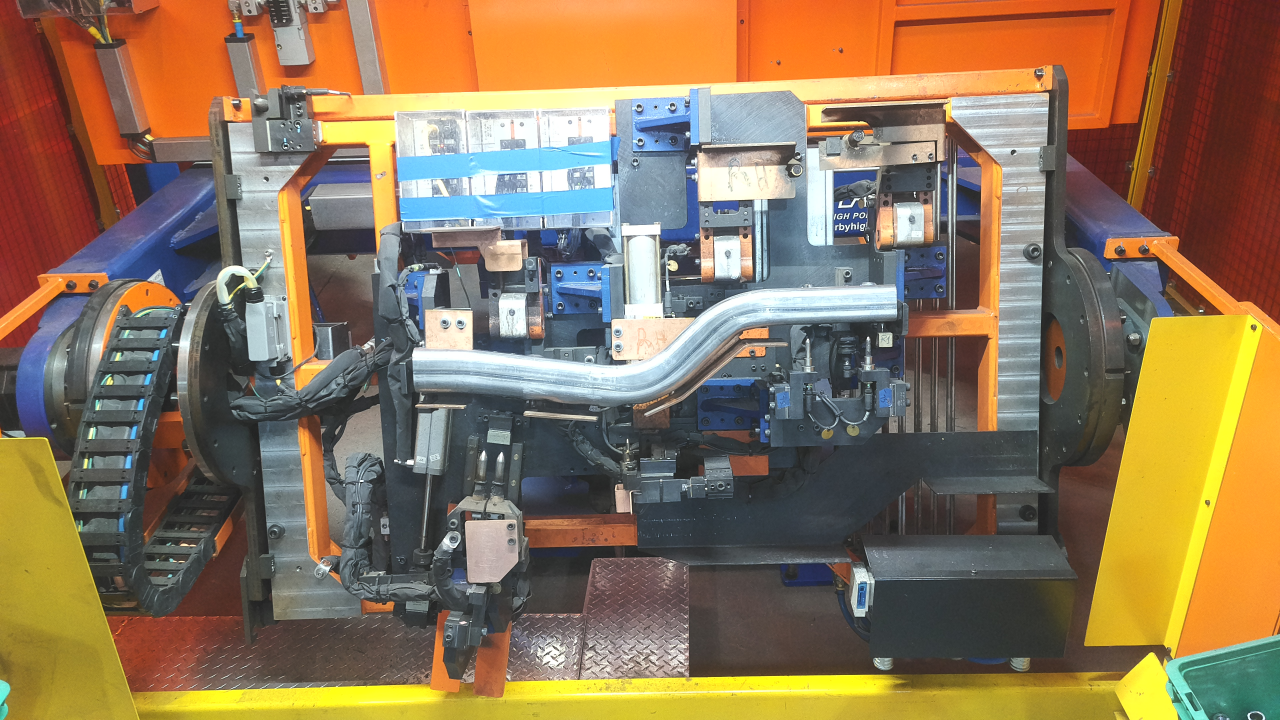
#> input picture AutoMask/mask_pics/STANDARD5.jpg, 3840 x 2160 px, found by its file name (shown at 1/3 size)
$ python default.py
#> lines starting #> are read from the running program, lines starting #| are printed output that depends on the picture; after the words box and inside, x2 and y2 are one past the last pixel; in counts of white or black regions, pixels touching at a corner belong together
import cv2 as cv
import numpy as np
from functions import denoiseWhite, floodFill, isolate, smoothen


#-------------------------------------------------------------------------------------#
#Import
partImg = cv.imread('AutoMask\mask_pics\STANDARD5.jpg')
#> partImg is the input picture: shape (2160, 3840, 3); mean B, G, R 89, 117.8, 140.4
noPartImg = cv.imread('AutoMask\mask_pics\\NONE5.jpg')
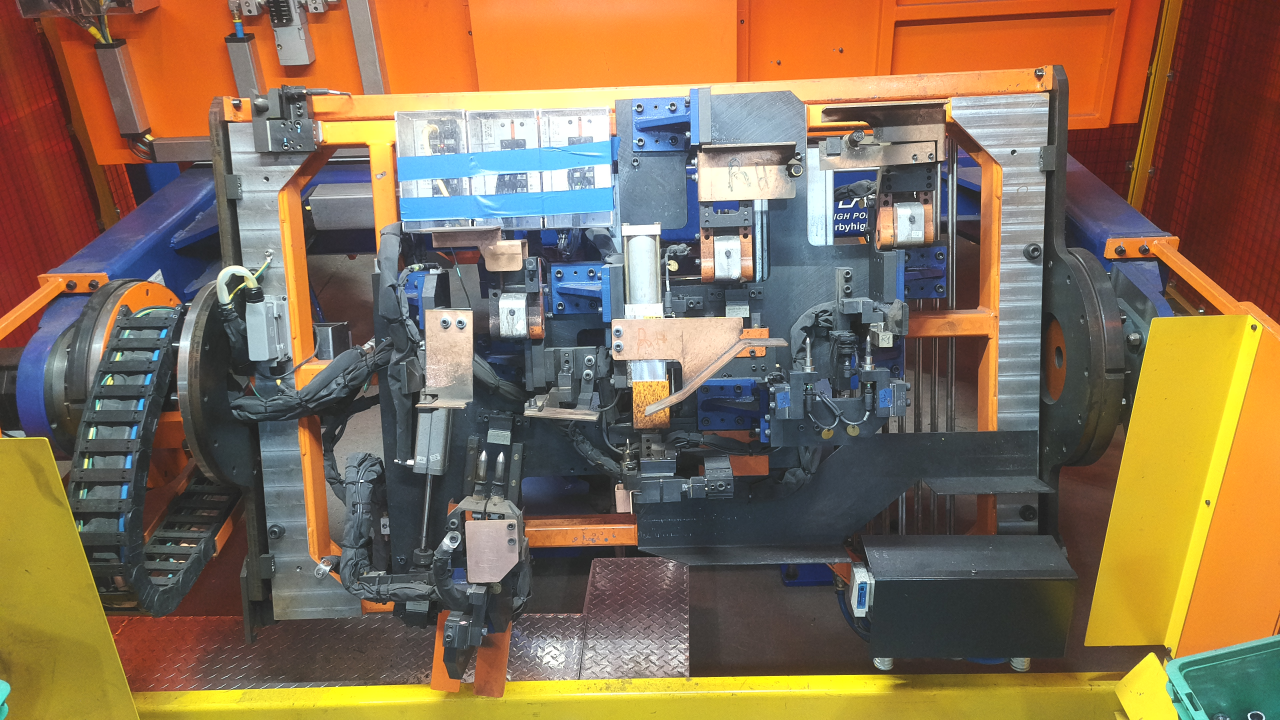
#> input picture AutoMask/mask_pics/NONE5.jpg, 3840 x 2160 px, found by its file name (shown at 1/3 size)
#> noPartImg is the input picture: shape (2160, 3840, 3); mean B, G, R 85, 111.1, 133.2

#Regular subtraction
subtract1 = cv.subtract(partImg, noPartImg)
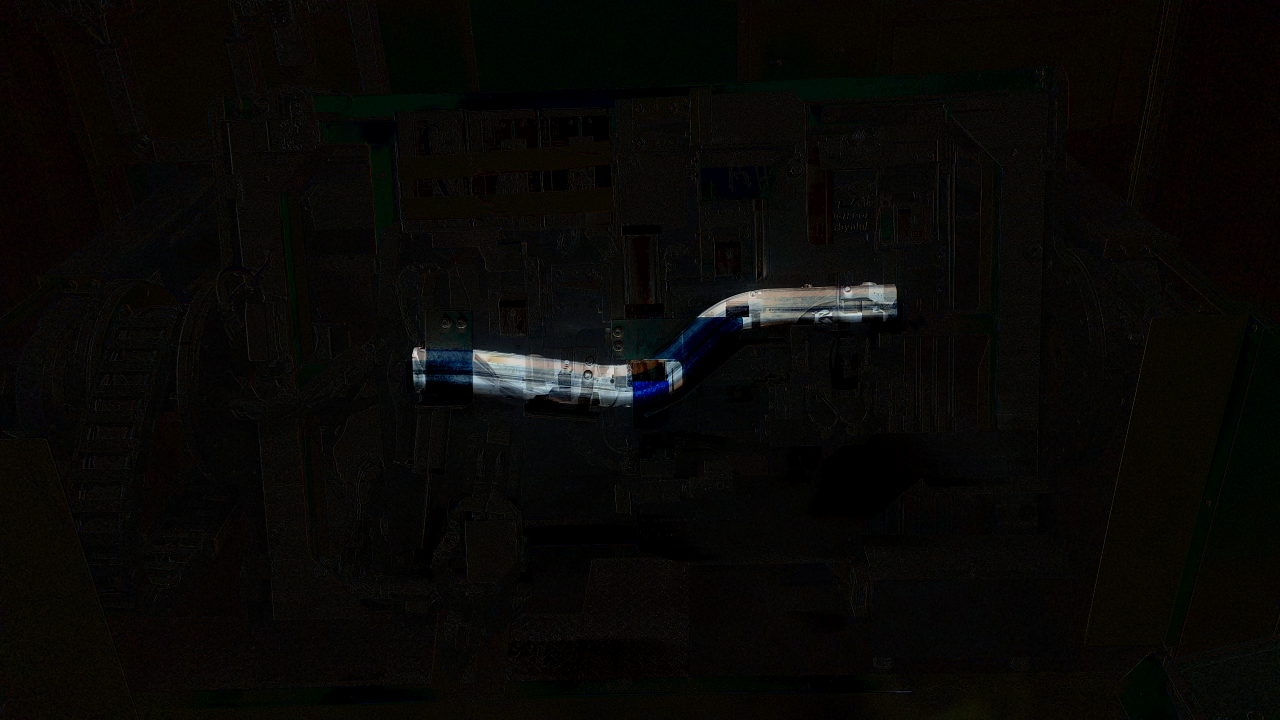
#> subtract1: shape (2160, 3840, 3) (shown at 1/3 size); mean B, G, R 6, 8.1, 8.7

# Modified subtraction
# Mask of the areas where noPartImg pixels < partImg
mask = np.zeros(noPartImg.shape[:2], dtype= np.uint8)
for i in range(partImg.shape[0]):
    for j in range(partImg.shape[1]):
        if (partImg[i, j, 0] - 5) >= noPartImg[i, j, 0]:
            mask[i, j] = 255
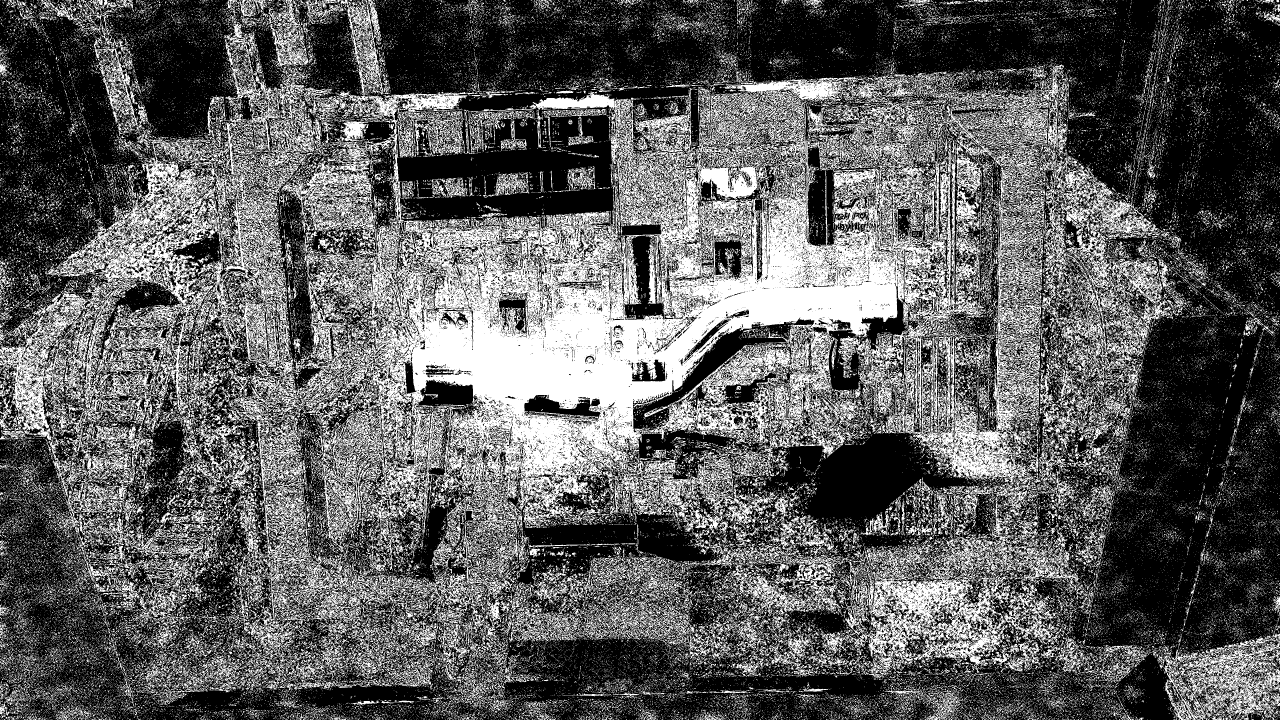
#> mask: shape (2160, 3840) (shown at 1/3 size); 36.2% white; 105185 white regions (98679 under 20 px), largest, box (x1, y1, x2, y2) and area: (0, 0, 3238, 2036) 1831012, (3126, 456, 3514, 1172) 74245, (3468, 1870, 3840, 2160) 36373

subtract1 = cv.cvtColor(subtract1, cv.COLOR_BGR2GRAY)
#> subtract1: shape (2160, 3840)

#Subtracting the two images to find the part area
noPartImgMasked = cv.bitwise_and(noPartImg,noPartImg,mask=cv.bitwise_not(mask))
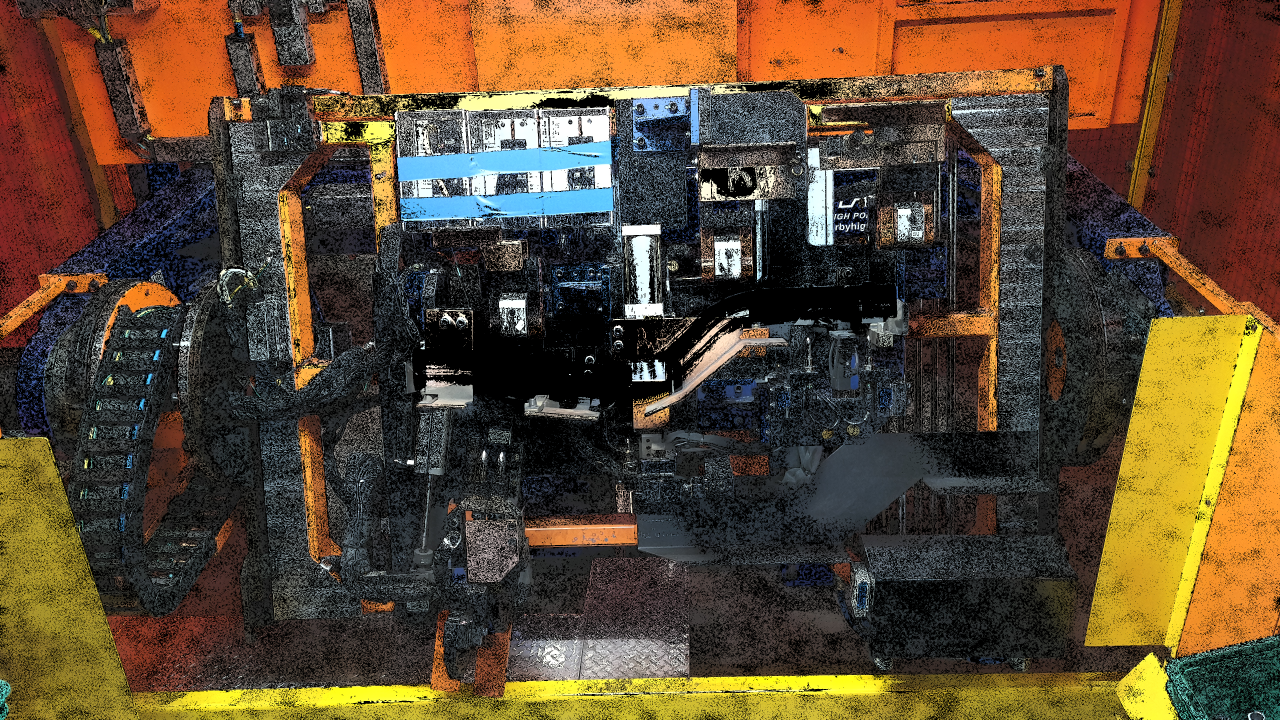
#> noPartImgMasked: shape (2160, 3840, 3) (shown at 1/3 size); mean B, G, R 49.6, 73.2, 93.5
subtract2 = cv.subtract(partImg, noPartImgMasked)
subtract2 = cv.cvtColor(subtract2,cv.COLOR_BGR2GRAY)
#> subtract2: shape (2160, 3840)

# # #Turning to binary image
# __, subtract2Mask = cv.threshold(subtract2, 10, 255, cv.THRESH_BINARY)

# #First image --dilation--> Canvas
# kernel = np.ones((10,10), np.uint8)
# subtract1Dilate = cv.dilate(subtract1, kernel, iterations=10)

# #Masking the dilate to remove unwanted region then readding to its original to add light obscured region
# maskSubtract1Dilate = cv.bitwise_and(subtract1Dilate, subtract1Dilate, mask = subtract2Mask)

# added = smoothen(cv.add(subtract1, maskSubtract1Dilate))
# # added = cv.bilateralFilter(added, 15, 300, 300)
# # result = cv.bitwise_and(added,added,mask=subtract2)
# result = smoothen(floodFill(isolate(added)))

cv.imwrite("AutoMask\progress\mask.jpg", mask)
cv.imwrite("AutoMask\progress\subtract1.jpg", subtract1)
cv.imwrite("AutoMask\progress\subtract2.jpg", subtract2)
# [9 lines of commented-out code are left out]
result = subtract2
cv.imshow("ref", cv.resize(result, (0,0), fx = 0.2, fy = 0.2))
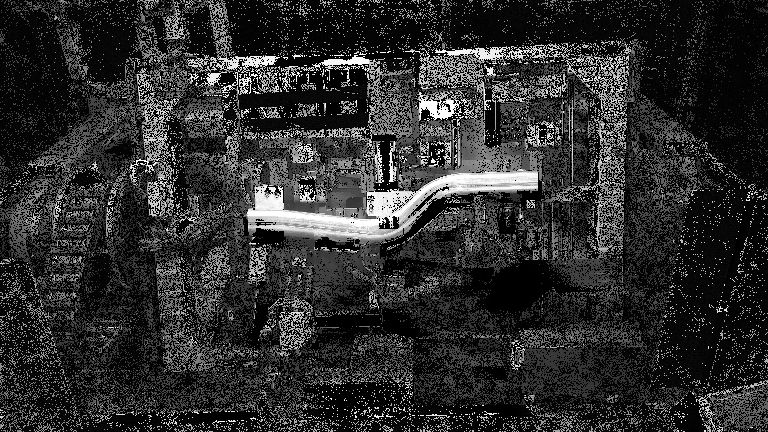
#> window 'ref': shape (432, 768); min 0, max 255, mean 46.1
cv.waitKey(0)
